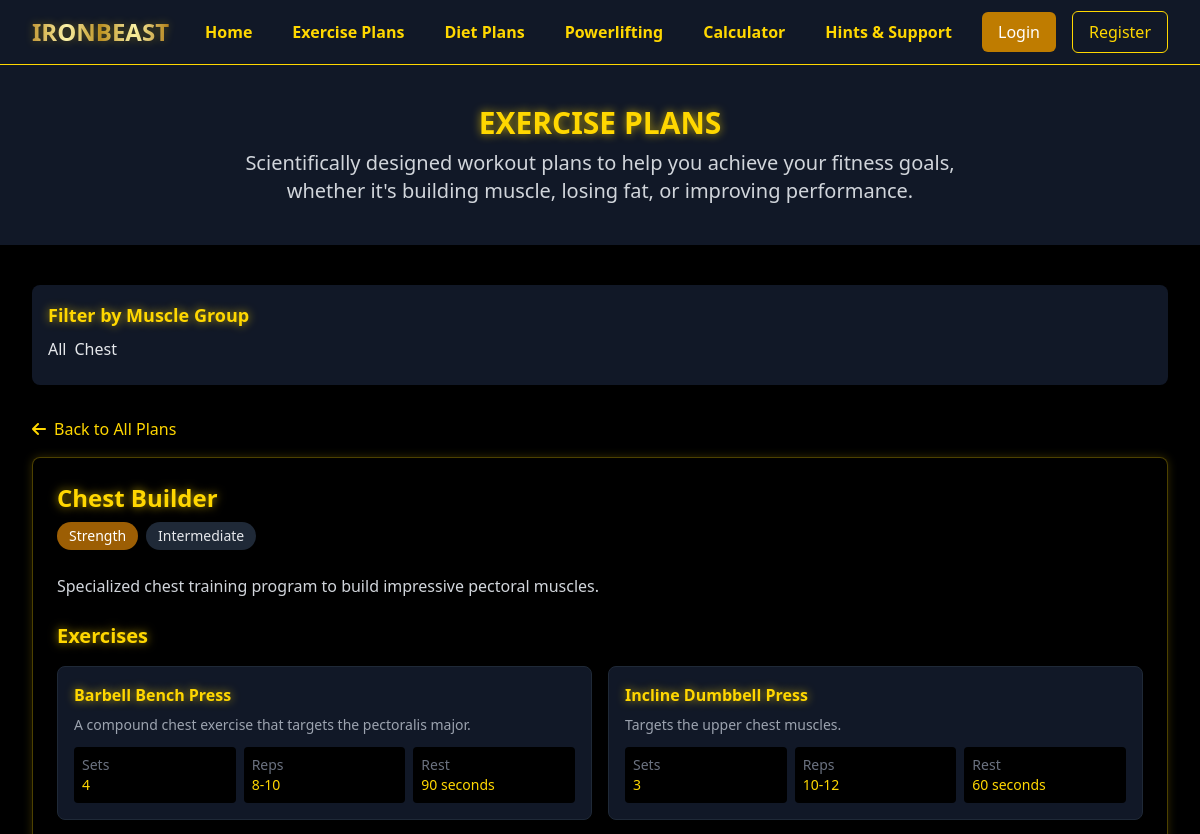
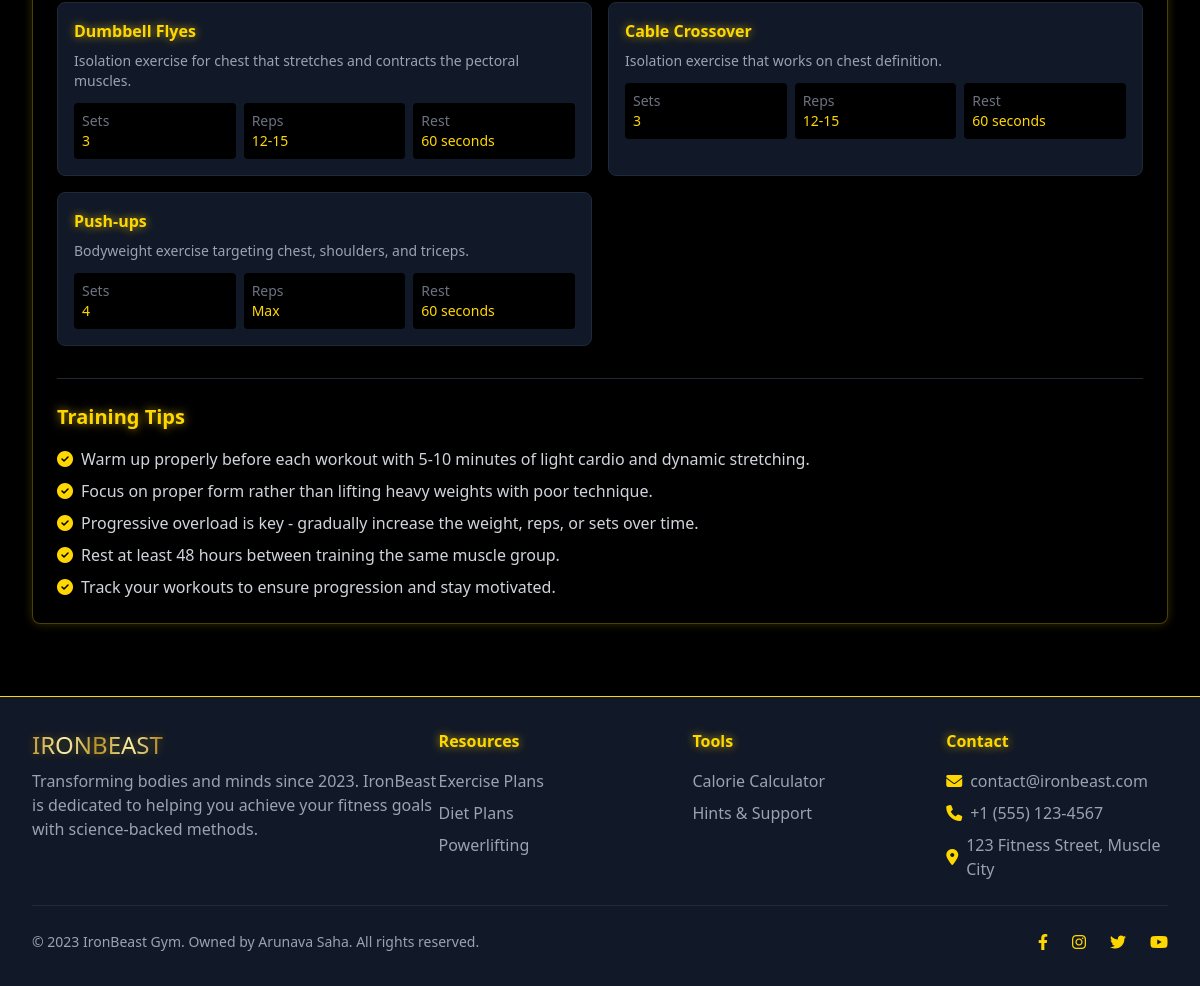
The app's page /exercise-plan/4 with its own data (2 pictures, top to bottom).
### models.py (models this page shows)
class ExercisePlan(db.Model):
    id = db.Column(db.Integer, primary_key=True)
    name = db.Column(db.String(100), nullable=False)
    category = db.Column(db.String(50), nullable=False)  # e.g., "strength", "cardio", "powerlifting"
    description = db.Column(db.Text, nullable=False)
    difficulty = db.Column(db.String(20), nullable=False)  # "beginner", "intermediate", "advanced"
    exercises = db.relationship('Exercise', backref='plan', lazy=True)

class Exercise(db.Model):
    id = db.Column(db.Integer, primary_key=True)
    name = db.Column(db.String(100), nullable=False)
    description = db.Column(db.Text, nullable=False)
    sets = db.Column(db.Integer)
    reps = db.Column(db.String(50))  # Can be "10-12" or just "10"
    rest = db.Column(db.String(20))  # Rest time, e.g., "60 seconds"
    plan_id = db.Column(db.Integer, db.ForeignKey('exercise_plan.id'), nullable=False)
    muscle_group = db.Column(db.String(50))  # e.g., "chest", "bicep", "shoulder", "tricep", "legs", "back", "core"
    image_url = db.Column(db.String(255))  # URL to exercise image
    video_url = db.Column(db.String(255))  # URL to exercise demonstration video

### routes.py (the view)
@app.route('/exercise-plan/<int:plan_id>')
def exercise_plan_detail(plan_id):
    muscle_group = request.args.get('muscle_group')
    plan = ExercisePlan.query.get_or_404(plan_id)
    if muscle_group:
        exercises = Exercise.query.filter_by(plan_id=plan_id, muscle_group=muscle_group).all()
    else:
        exercises = Exercise.query.filter_by(plan_id=plan_id).all()
    plan_muscle_groups = (
        db.session.query(Exercise.muscle_group)
        .filter_by(plan_id=plan_id)
        .distinct()
        .all()
    )
    plan_muscle_groups = [m[0] for m in plan_muscle_groups if m[0]]
    return render_template(
        'exercise_plans.html',
        plan=plan,
        exercises=exercises,
        is_detail=True,
        muscle_groups=plan_muscle_groups,
        selected_muscle_group=muscle_group
    )

### templates/exercise_plans.html (shortened to what this page needs)
{% extends 'base.html' %}
{% block content %}
    <div class="bg-gray-900 py-10">
        <div class="max-w-7xl mx-auto px-4 sm:px-6 lg:px-8">
            <h1 class="text-3xl font-bold text-center golden-text mb-2">EXERCISE PLANS</h1>
            <p class="text-xl text-center text-gray-300 max-w-3xl mx-auto">
                Scientifically designed workout plans to help you achieve your fitness goals, whether it's building muscle, losing fat, or improving performance.
            </p>
        </div>
    </div>
    <div class="bg-black py-10">
        <div class="max-w-7xl mx-auto px-4 sm:px-6 lg:px-8">
            {% if muscle_groups %}
            <div class="mb-8 bg-gray-900 p-4 rounded-lg">
                <h3 class="text-lg font-semibold golden-text mb-2">Filter by Muscle Group</h3>
                <div class="flex flex-wrap">
                    {% if is_detail %}
                        <a href="{{ url_for('exercise_plan_detail', plan_id=plan.id) }}" class="muscle-group-badge {% if not selected_muscle_group %}selected{% endif %} mb-2 mr-2">
                            All
                        </a>
                        {% for group in muscle_groups %}
                            <a href="{{ url_for('exercise_plan_detail', plan_id=plan.id, muscle_group=group) }}"
                               class="muscle-group-badge {% if selected_muscle_group == group %}selected{% endif %} mb-2 mr-2">
                                {{ group|capitalize }}
                            </a>
                        {% endfor %}
                    {% endif %}
                </div>
            </div>
            {% endif %}
            {% if is_detail is defined and is_detail %}
                <div class="mb-8">
                    <a href="{{ url_for('exercise_plans') }}" class="text-gold-500 hover:text-gold-400 flex items-center mb-4">
                        <i class="fas fa-arrow-left mr-2"></i> Back to All Plans
                    </a>
                    <div class="golden-card rounded-lg p-6">
                        <h2 class="text-2xl font-bold golden-text mb-2">{{ plan.name }}</h2>
                        <div class="flex flex-wrap items-center mb-4 text-sm">
                            <span class="bg-gold-800 text-white px-3 py-1 rounded-full mr-2 mb-2">{{ plan.category|capitalize }}</span>
                            <span class="bg-gray-800 text-gray-200 px-3 py-1 rounded-full mb-2">{{ plan.difficulty|capitalize }}</span>
                        </div>
                        <p class="text-gray-300 mb-6">{{ plan.description }}</p>
                        <h3 class="text-xl font-semibold golden-text mb-4">Exercises</h3>
                        <div class="grid grid-cols-1 md:grid-cols-2 gap-4">
                            {% for exercise in exercises %}
                                <div class="bg-gray-900 rounded-lg p-4 border border-gray-800">
                                    <h4 class="font-semibold golden-text mb-2">{{ exercise.name }}</h4>
                                    <p class="text-gray-400 text-sm mb-3">{{ exercise.description }}</p>
                                    <div class="grid grid-cols-3 gap-2 text-sm">
                                        <div class="bg-black p-2 rounded">
                                            <span class="text-gray-500">Sets</span>
                                            <p class="text-gold-500">{{ exercise.sets }}</p>
                                        </div>
                                        <div class="bg-black p-2 rounded">
                                            <span class="text-gray-500">Reps</span>
                                            <p class="text-gold-500">{{ exercise.reps }}</p>
                                        </div>
                                        <div class="bg-black p-2 rounded">
                                            <span class="text-gray-500">Rest</span>
                                            <p class="text-gold-500">{{ exercise.rest }}</p>
                                        </div>
                                    </div>
                                </div>
                            {% endfor %}
                        </div>
                        <div class="mt-8 pt-6 border-t border-gray-800">
                            <h3 class="text-xl font-semibold golden-text mb-4">Training Tips</h3>
                            <ul class="space-y-2 text-gray-300">
                                <li class="flex items-start">
                                    <i class="fas fa-check-circle text-gold-500 mt-1 mr-2"></i>
                                    <span>Warm up properly before each workout with 5-10 minutes of light cardio and dynamic stretching.</span>
                                </li>
                                <li class="flex items-start">
                                    <i class="fas fa-check-circle text-gold-500 mt-1 mr-2"></i>
                                    <span>Focus on proper form rather than lifting heavy weights with poor technique.</span>
                                </li>
                                <li class="flex items-start">
                                    <i class="fas fa-check-circle text-gold-500 mt-1 mr-2"></i>
                                    <span>Progressive overload is key - gradually increase the weight, reps, or sets over time.</span>
                                </li>
                                <li class="flex items-start">
                                    <i class="fas fa-check-circle text-gold-500 mt-1 mr-2"></i>
                                    <span>Rest at least 48 hours between training the same muscle group.</span>
                                </li>
                                <li class="flex items-start">
                                    <i class="fas fa-check-circle text-gold-500 mt-1 mr-2"></i>
                                    <span>Track your workouts to ensure progression and stay motivated.</span>
                                </li>
                            </ul>
                        </div>
                    </div>
                </div>
            {% endif %}
        </div>
    </div>
{% endblock %}

### static/css/custom.css (style rules this page uses)
body { background-color: #000; position: relative; }
.golden-text { color: #FFD700; text-shadow: 0 0 10px rgba(255, 215, 0, 0.7); animation: glow 2s ease-in-out infinite alternate; }
.golden-card { background-color: rgba(0, 0, 0, 0.7); border: 1px solid rgba(255, 215, 0, 0.3); box-shadow: 0 0 10px rgba(255, 215, 0, 0.2); transition: all 0.3s ease; }

### records on screen
ExercisePlan: name "Chest Builder", category "Strength", difficulty "Intermediate", description "Specialized chest training program to build impressive pectoral muscles."
Exercise: name "Barbell Bench Press", description "A compound chest exercise that targets the pectoralis major.", sets "4", reps "8-10", rest "90 seconds"
Exercise: name "Incline Dumbbell Press", description "Targets the upper chest muscles.", sets "3", reps "10-12", rest "60 seconds"
Exercise: name "Dumbbell Flyes", description "Isolation exercise for chest that stretches and contracts the pectoral muscles.", sets "3", reps "12-15", rest "60 seconds"
Exercise: name "Cable Crossover", description "Isolation exercise that works on chest definition.", sets "3", reps "12-15", rest "60 seconds"
Exercise: name "Push-ups", description "Bodyweight exercise targeting chest, shoulders, and triceps.", sets "4", reps "Max", rest "60 seconds"

### other values on screen
{{ group|capitalize }} "Chest"
